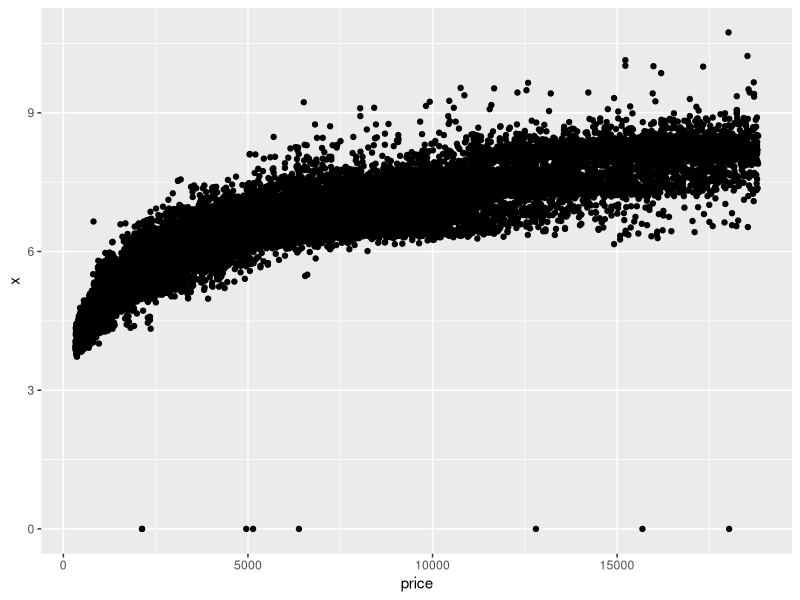
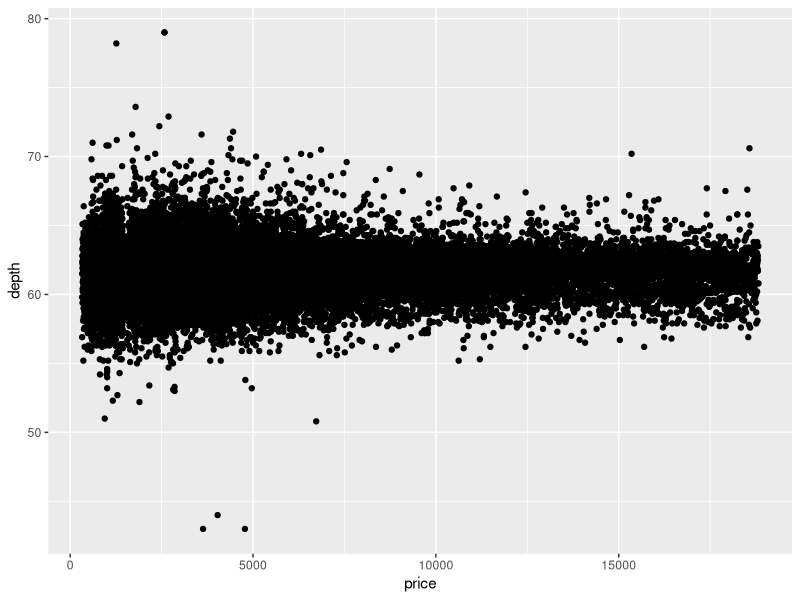
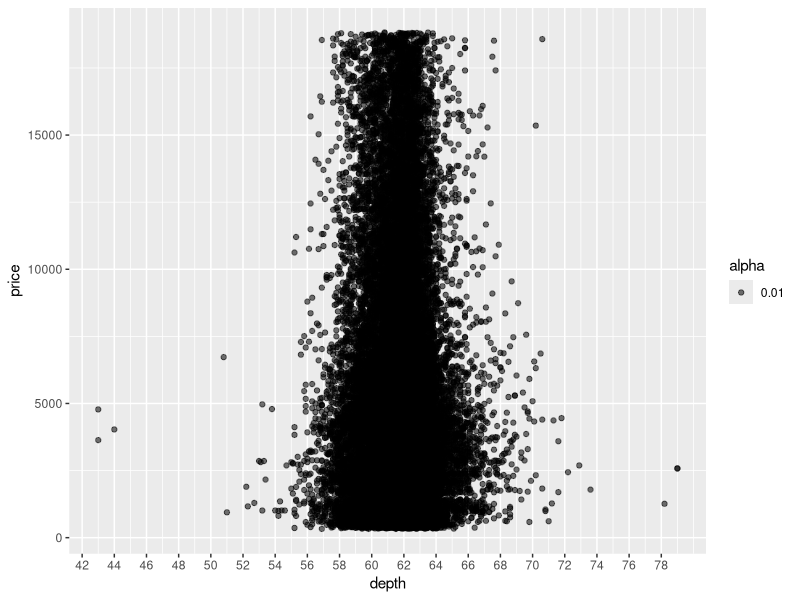
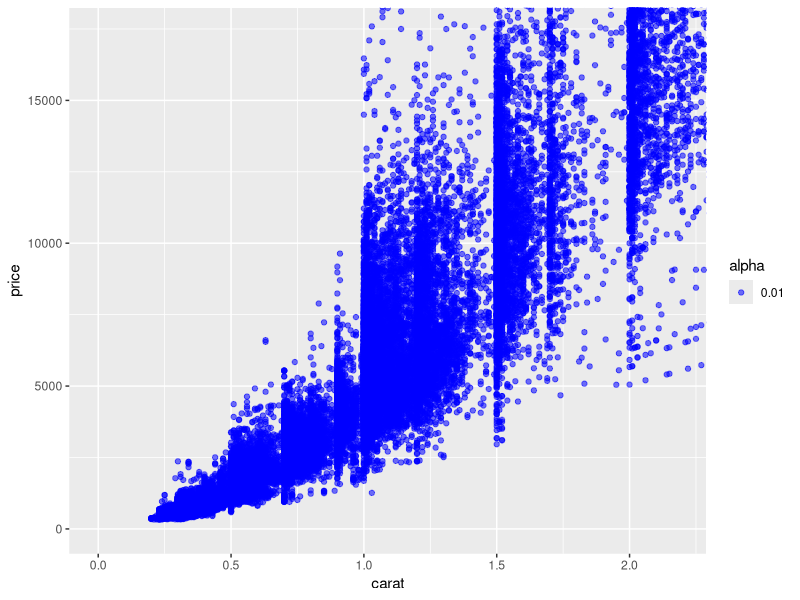
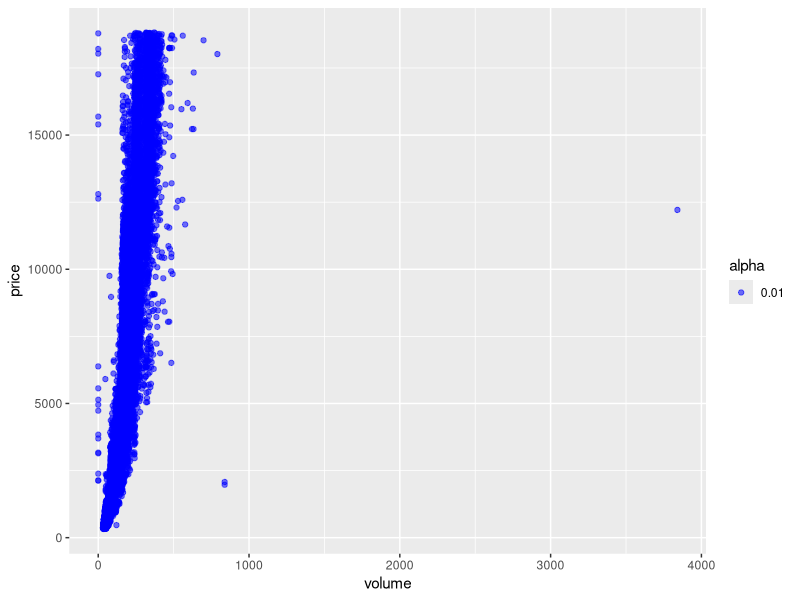
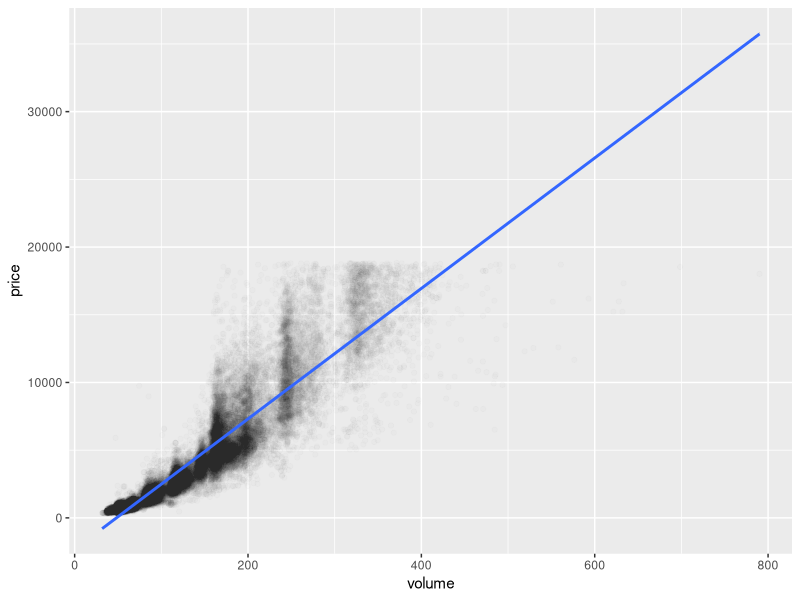

Write the R code that produced these figures, in order. (Note: this script raises an error after producing the figures.)
## ---- chunk 1
# Test 01 价格与 x
# In this problem set, you'll continue
# to explore the diamonds data set.

# Your first task is to create a
# scatterplot of price vs x.
# using the ggplot syntax.

# This assignment is not graded and
# will be marked as correct when you submit.

# ENTER YOUR CODE BELOW THIS LINE
# ===========================================
library(ggplot2)
ggplot(data = diamonds, aes(x = price, y = x)) +
  geom_point()
## ---- chunk 2
# What is the correlation between price and x?
with(diamonds, cor.test(price, x))

# What is the correlation between price and y?
with(diamonds, cor.test(price, y))

# What is the correlation between price and z?
with(diamonds, cor.test(price, z))
## ---- chunk 3
# Create a simple scatter plot of price vs depth.

# This assignment is not graded and
# will be marked as correct when you submit.

# ENTER YOUR CODE BELOW THIS LINE
#==================================================
ggplot(data = diamonds, aes(x = price, y = depth)) + 
  geom_point()
## ---- chunk 4
# Change the code to make the transparency of the
# points to be 1/100 of what they are now and mark
# the x-axis every 2 units. See the instructor notes
# for two hints.

# This assignment is not graded and
# will be marked as correct when you submit.

# ALTER THE CODE BELOW THIS LINE
#============================================
ggplot(data = diamonds, aes(x = depth, y = price, alpha = 0.01)) + 
  geom_point() + 
  scale_x_continuous(breaks = seq(0, 79, 2))
## ---- chunk 5
with(diamonds, cor.test(depth, price))
## ---- chunk 6
# Create a scatterplot of price vs carat
# and omit the top 1% of price and carat
# values.

# This assignment is not graded and
# will be marked as correct when you submit.

# ENTER YOUR CODE BELOW THIS LINE
# ========================================
# This is coordinate the x and y 
# ggplot(data = diamonds, aes(x = carat, y = price, alpha = 0.01)) + 
#   geom_point(color = 'blue') + 
#   scale_x_continuous(limits = c(0, quantile(diamonds$carat, 0.99))) +
#   scale_y_continuous(limits = c(0, quantile(diamonds$price, 0.99)))

ggplot(data = diamonds, aes(x = carat, y = price, alpha = 0.01)) + 
  geom_point(color = 'blue') + 
  coord_cartesian(xlim = c(0, quantile(diamonds$carat, 0.99)),
                  ylim = c(0, quantile(diamonds$price, 0.99)))
                       
## ---- chunk 7
# Create a scatterplot of price vs. volume (x * y * z).
# This is a very rough approximation for a diamond's volume.

# Create a new variable for volume in the diamonds data frame.
# This will be useful in a later exercise.

# Don't make any adjustments to the plot just yet.

# This assignment is not graded and
# will be marked as correct when you submit.

# ENTER YOUR CODE BELOW THIS LINE
# =================================================================
ggplot(data = diamonds, aes(x = (x * y * z), y = price, alpha = 0.01)) + 
  geom_point(color = 'blue') +
  xlab('volume')
## ---- chunk 8
# What's the correlation of price and volume?
# Exclude diamonds that have a volume of 0 or that
# are greater than or equal to 800.
diamonds$volume <-with(diamonds, x * y * z)
with(subset(diamonds, volume != 0 & volume <800 ), cor.test(volume, price))
## ---- chunk 9
# Subset the data to exclude diamonds with a volume
# greater than or equal to 800. Also, exclude diamonds
# with a volume of 0. Adjust the transparency of the
# points and add a linear model to the plot. (See the
# Instructor Notes or look up the documentation of
# geom_smooth() for more details about smoothers.)

# We encourage you to think about this next question and
# to post your thoughts in the discussion section.

# Do you think this would be a useful model to estimate
# the price of diamonds? Why or why not?

# This assignment is not graded and
# will be marked as correct when you submit.

# ENTER YOUR CODE BELOW THIS LINE
# ========================================
ggplot(data = subset(diamonds, volume != 0 & volume <800),
       aes(x = volume, y = price)) +
  geom_point(alpha = 0.01) +
  geom_smooth(method = 'lm', level = 0.95)
## ---- chunk 10
# Use the function dplyr package
# to create a new data frame containing
# info on diamonds by clarity.

# Name the data frame diamondsByClarity

# The data frame should contain the following
# variables in this order.

#       (1) mean_price
#       (2) median_price
#       (3) min_price
#       (4) max_price
#       (5) n

# where n is the number of diamonds in each
# level of clarity.

# This assignment WILL BE automatically
# graded!

# DO NOT ALTER THE NEXT THREE LINES OF CODE.
# ======================================================
suppressMessages(library(ggplot2))
suppressMessages(library(dplyr))
data(diamonds)

# ENTER YOUR CODE BELOW THIS LINE
# ======================================================
diamondsByClarity <- summarise(group_by(diamonds, clarity),
                               mean_price = mean(price),
                               median_price = median(price),
                               min_price = min(price),
                               max_price = max(price),
                               n = n()
                               )
diamonds.diamondsByClarity <- arrange(diamonds.diamondsByClarity, clarity)
## ---- chunk 11
# We’ve created summary data frames with the mean price
# by clarity and color. You can run the code in R to
# verify what data is in the variables diamonds_mp_by_clarity
# and diamonds_mp_by_color.

# Your task is to write additional code to create two bar plots
# on one output image using the grid.arrange() function from the package
# gridExtra.

# This assignment is not graded and
# will be marked as correct when you submit.

# See the Instructor Notes for more info on bar charts
# and for a hint on this task.

# DO NOT DELETE THE LINES OF CODE BELOW
# ===================================================================
data(diamonds)
library(dplyr)
library(gridExtra)

diamonds_by_clarity <- group_by(diamonds, clarity)
diamonds_mp_by_clarity <- summarise(diamonds_by_clarity, mean_price = mean(price))

diamonds_by_color <- group_by(diamonds, color)
diamonds_mp_by_color <- summarise(diamonds_by_color, mean_price = mean(price))

# ENTER YOUR CODE BELOW THIS LINE
# ===================================================================
p1 <- ggplot(diamonds_mp_by_clarity, aes(clarity, mean_price)) + 
  geom_bar(stat = "identity")

p2 <- ggplot(diamonds_mp_by_color, aes(color, mean_price)) + 
  geom_bar(stat = 'identity')
grid.arrange(p1, p2)

## ---- chunk 12
# The Gapminder website contains over 500 data sets with information about
# the world's population. Your task is to continue the investigation you did at the
# end of Problem Set 3 or you can start fresh and choose a different
# data set from Gapminder.

# If you’re feeling adventurous or want to try some data munging see if you can
# find a data set or scrape one from the web.

# In your investigation, examine pairs of variable and create 2-5 plots that make
# use of the techniques from Lesson 4.

# You can find a link to the Gapminder website in the Instructor Notes.

# Once you've completed your investigation, create a post in the discussions that includes:
#       1. the variable(s) you investigated, your observations, and any summary statistics
#       2. snippets of code that created the plots
#       3. links to the images of your plots

# Copy and paste all of the code that you used for
# your investigation, and submit it when you are ready.
# ====================================================================


